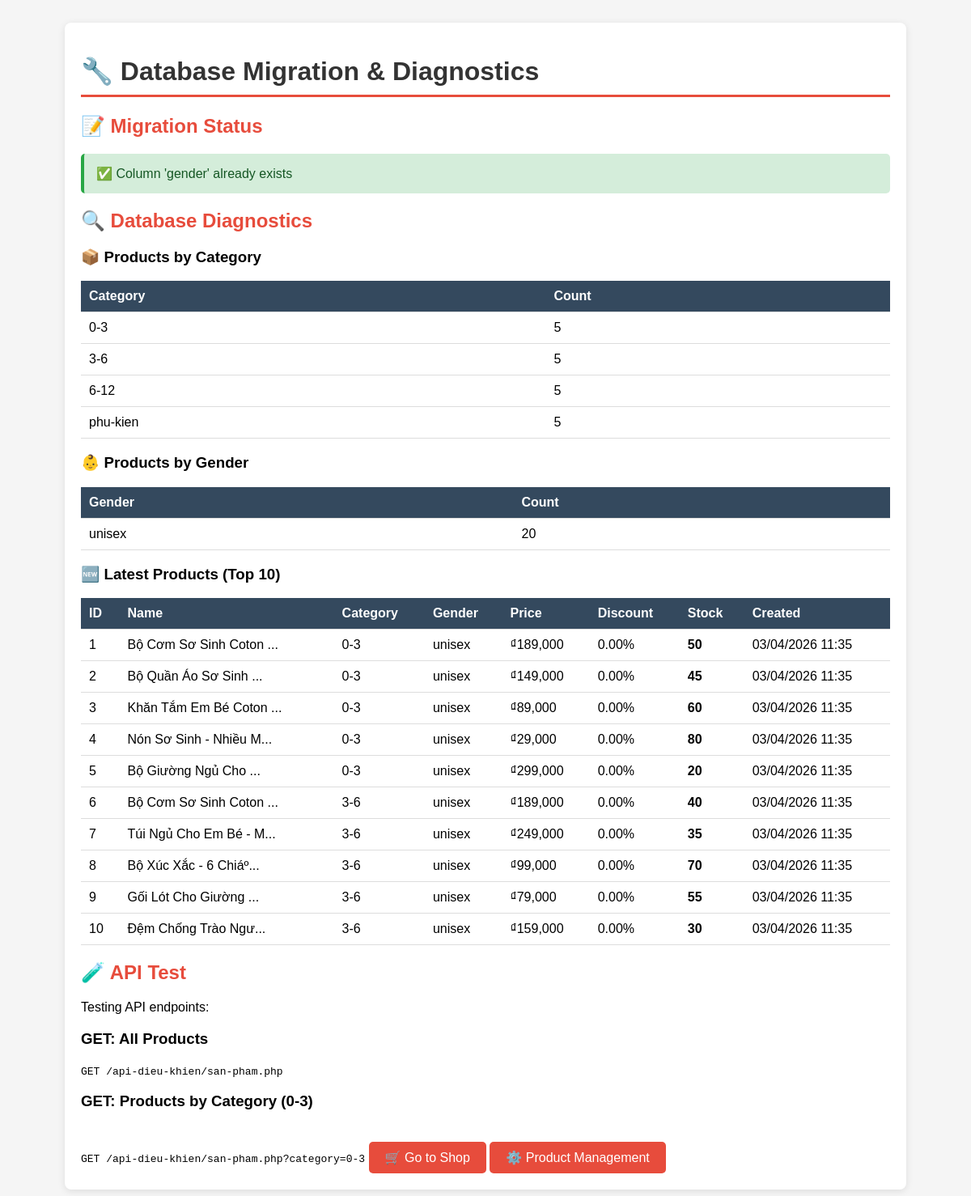
The page /diagnostics.php on the database its author committed.
### tables this page shows
CREATE TABLE `products` (
  `id` INT(11) NOT NULL AUTO_INCREMENT PRIMARY KEY,
  `name` VARCHAR(255) NOT NULL,
  `description` LONGTEXT,
  `price` DECIMAL(10, 2) NOT NULL,
  `discount_percent` DECIMAL(5, 2) DEFAULT 0,
  `image` VARCHAR(255),
  `category` VARCHAR(100),
  `gender` VARCHAR(50) DEFAULT 'unisex',
  `stock` INT(11) DEFAULT 0,
  `created_at` TIMESTAMP DEFAULT CURRENT_TIMESTAMP,
  `updated_at` TIMESTAMP DEFAULT CURRENT_TIMESTAMP ON UPDATE CURRENT_TIMESTAMP,
  INDEX `idx_category` (`category`),
  INDEX `idx_gender` (`gender`),
  INDEX `idx_name` (`name`)
);

### diagnostics.php (the view, shortened to what this page needs)
<!DOCTYPE html>
<html lang="vi">
<head>
</head>
<body>
    <div class="container">
        <h1>🔧 Database Migration & Diagnostics</h1>
<?php
require_once 'config.php';
echo "<h2>📝 Migration Status</h2>";
try {
    $check = "SELECT COLUMN_NAME FROM INFORMATION_SCHEMA.COLUMNS WHERE TABLE_NAME='products' AND COLUMN_NAME='gender'";
    $result = $conn->query($check);
    if ($result->num_rows == 0) {
        echo "<div class='status warning'>⚠️ Adding missing 'gender' column...</div>";
        $conn->query("ALTER TABLE `products` ADD COLUMN `gender` VARCHAR(50) DEFAULT 'unisex'");
        echo "<div class='status success'>✅ Column 'gender' added successfully!</div>";
    } else {
        echo "<div class='status success'>✅ Column 'gender' already exists</div>";
    }
} catch (Exception $e) {
    echo "<div class='status error'>❌ Migration Error: " . $e->getMessage() . "</div>";
}
echo "<h2>🔍 Database Diagnostics</h2>";
echo "<h3>📦 Products by Category</h3>";
$sql = "SELECT category, COUNT(*) as count
        FROM products
        GROUP BY category
        ORDER BY category";
$result = $conn->query($sql);
if ($result && $result->num_rows > 0) {
    echo "<table>";
    echo "<tr><th>Category</th><th>Count</th></tr>";
    while ($row = $result->fetch_assoc()) {
        echo "<tr>";
        echo "<td>{$row['category']}</td>";
        echo "<td>{$row['count']}</td>";
        echo "</tr>";
    }
    echo "</table>";
} else {
    echo "<div class='status error'>❌ No products found!</div>";
}
echo "<h3>👶 Products by Gender</h3>";
$sql = "SELECT gender, COUNT(*) as count
        FROM products
        GROUP BY gender
        ORDER BY gender";
$result = $conn->query($sql);
if ($result && $result->num_rows > 0) {
    echo "<table>";
    echo "<tr><th>Gender</th><th>Count</th></tr>";
    while ($row = $result->fetch_assoc()) {
        echo "<tr>";
        echo "<td>{$row['gender']}</td>";
        echo "<td>{$row['count']}</td>";
        echo "</tr>";
    }
    echo "</table>";
}
echo "<h3>🆕 Latest Products (Top 10)</h3>";
$sql = "SELECT id, name, category, gender, price, COALESCE(discount_percent, 0) as discount_percent, stock, created_at
        FROM products
        ORDER BY created_at DESC
        LIMIT 10";
$result = $conn->query($sql);
if ($result && $result->num_rows > 0) {
    echo "<table>";
    echo "<tr>
        <th>ID</th>
        <th>Name</th>
        <th>Category</th>
        <th>Gender</th>
        <th>Price</th>
        <th>Discount</th>
        <th>Stock</th>
        <th>Created</th>
    </tr>";
    while ($row = $result->fetch_assoc()) {
        echo "<tr>";
        echo "<td>{$row['id']}</td>";
        echo "<td>" . substr($row['name'], 0, 25) . "...</td>";
        echo "<td>{$row['category']}</td>";
        echo "<td>{$row['gender']}</td>";
        echo "<td>₫" . number_format($row['price']) . "</td>";
        echo "<td>{$row['discount_percent']}%</td>";
        echo "<td><strong>{$row['stock']}</strong></td>";
        echo "<td>" . date('d/m/Y H:i', strtotime($row['created_at'])) . "</td>";
        echo "</tr>";
    }
    echo "</table>";
} else {
    echo "<div class='status warning'>⚠️ No products found in database</div>";
}
echo "<h2>🧪 API Test</h2>";
echo "<p>Testing API endpoints:</p>";
echo "<h3>GET: All Products</h3>";
echo "<code>GET /api-dieu-khien/san-pham.php</code>";
echo "<h3>GET: Products by Category (0-3)</h3>";
echo "<code>GET /api-dieu-khien/san-pham.php?category=0-3</code>";
?>
        <a href="cua-hang.php" class="btn-back">🛒 Go to Shop</a>
        <a href="quan-ly-san-pham.php" class="btn-back">⚙️ Product Management</a>
    </div>
</body>
</html>

### diagnostics.php (style rules this page uses)
body { font-family: 'Arial', sans-serif; background: #f5f5f5; padding: 20px; }
.container { max-width: 1000px; margin: 0 auto; background: white; padding: 20px; border-radius: 8px; box-shadow: 0 2px 10px rgba(0,0,0,0.1); }
h1 { color: #333; border-bottom: 3px solid #E74C3C; padding-bottom: 10px; }
h2 { color: #E74C3C; margin-top: 20px; }
.status { padding: 15px; margin: 10px 0; border-radius: 5px; border-left: 4px solid; }
.success { background: #d4edda; border-color: #28a745; color: #155724; }
table { width: 100%; border-collapse: collapse; margin: 15px 0; }
table th, table td { padding: 10px; text-align: left; border-bottom: 1px solid #ddd; }
table th { background: #34495e; color: white; }
.btn-back { display: inline-block; margin-top: 20px; padding: 10px 20px; background: #E74C3C; color: white; text-decoration: none; border-radius: 5px; transition: 0.3s; }

### rows shown on the page
products: id "1", name "Bộ Cơm Sơ Sinh Coton", category "0-3", gender "unisex", price "189,000", discount_percent "0.00", stock "50", created_at "03/04/2026 11:35"
products: id "2", name "Bộ Quần Áo Sơ Sinh", category "0-3", gender "unisex", price "149,000", discount_percent "0.00", stock "45", created_at "03/04/2026 11:35"
products: id "3", name "Khăn Tắm Em Bé Coton", category "0-3", gender "unisex", price "89,000", discount_percent "0.00", stock "60", created_at "03/04/2026 11:35"
products: id "4", name "Nón Sơ Sinh - Nhiều M", category "0-3", gender "unisex", price "29,000", discount_percent "0.00", stock "80", created_at "03/04/2026 11:35"
products: id "5", name "Bộ Giường Ngủ Cho", category "0-3", gender "unisex", price "299,000", discount_percent "0.00", stock "20", created_at "03/04/2026 11:35"
products: id "6", name "Bộ Cơm Sơ Sinh Coton", category "3-6", gender "unisex", price "189,000", discount_percent "0.00", stock "40", created_at "03/04/2026 11:35"
products: id "7", name "Túi Ngủ Cho Em Bé - M", category "3-6", gender "unisex", price "249,000", discount_percent "0.00", stock "35", created_at "03/04/2026 11:35"
products: id "8", name "Bộ Xúc Xắc - 6 Chiáº", category "3-6", gender "unisex", price "99,000", discount_percent "0.00", stock "70", created_at "03/04/2026 11:35"
products: id "9", name "Gối Lót Cho Giường", category "3-6", gender "unisex", price "79,000", discount_percent "0.00", stock "55", created_at "03/04/2026 11:35"
products: id "10", name "Đệm Chống Trào Ngư", category "3-6", gender "unisex", price "159,000", discount_percent "0.00", stock "30", created_at "03/04/2026 11:35"

### other values the page prints
$row['category'] "0-3"
$row['count'] "5"
$row['category'] "3-6"
$row['category'] "6-12"
$row['category'] "phu-kien"
$row['gender'] "unisex"
$row['count'] "20"
